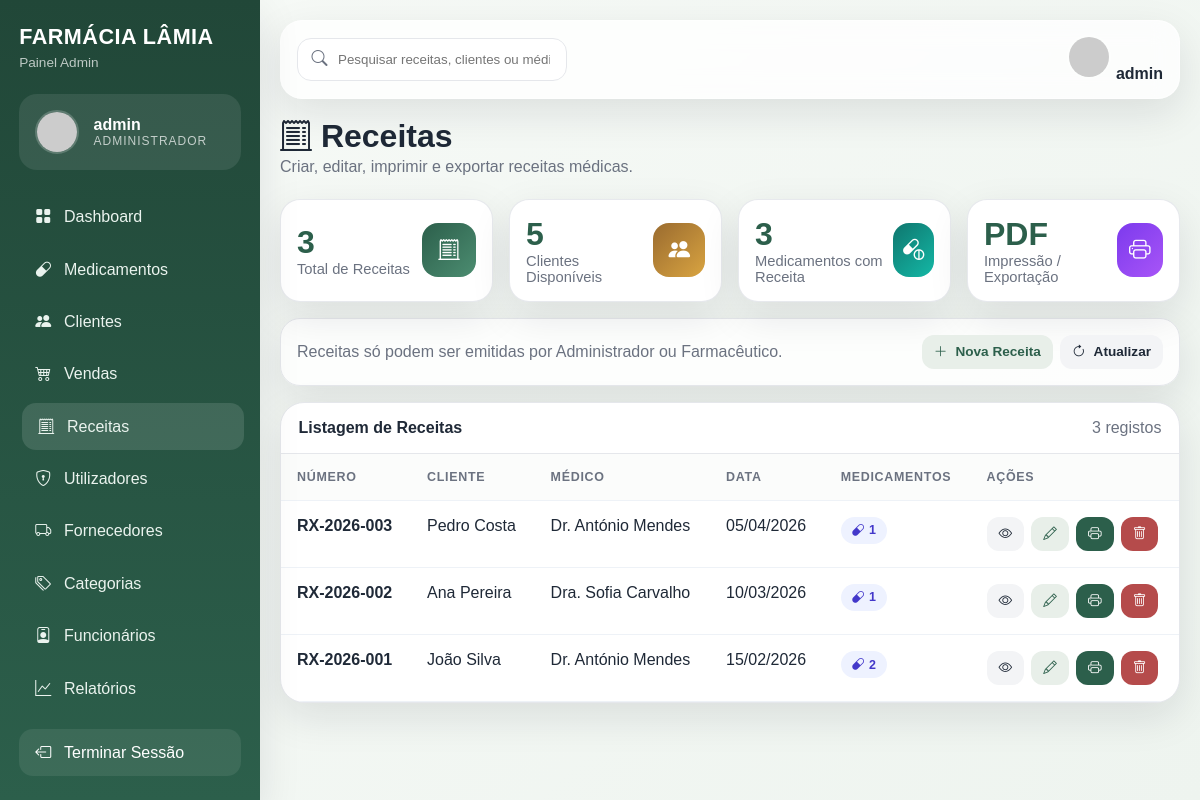
Screenshot of /VIEWS/receitas.php (signed in) with the database file from the repository.
### tables this page shows
CREATE TABLE `receita` (
  `idReceita` int NOT NULL AUTO_INCREMENT,
  `numeroReceita` varchar(50) DEFAULT NULL,
  `medico` varchar(100) DEFAULT NULL,
  `crm` varchar(50) DEFAULT NULL,
  `dataReceita` date DEFAULT NULL,
  `observacao` text,
  `idCliente` int NOT NULL,
  PRIMARY KEY (`idReceita`),
  UNIQUE KEY `numeroReceita` (`numeroReceita`),
  KEY `fk_receita_cliente` (`idCliente`),
  CONSTRAINT `fk_receita_cliente` FOREIGN KEY (`idCliente`) REFERENCES `cliente` (`idCliente`) ON DELETE CASCADE ON UPDATE CASCADE
);

CREATE TABLE `cliente` (
  `idCliente` int NOT NULL AUTO_INCREMENT,
  `nome` varchar(100) NOT NULL,
  `sexo` enum('Masculino','Feminino') DEFAULT NULL,
  `dataNascimento` date DEFAULT NULL,
  `telefone` varchar(20) DEFAULT NULL,
  `email` varchar(100) DEFAULT NULL,
  `endereco` varchar(200) DEFAULT NULL,
  PRIMARY KEY (`idCliente`),
  KEY `idx_cliente_nome` (`nome`)
);

### VIEWS/receitas.php (the view, shortened to what the rows shown need)
<?php
require_once __DIR__ . '/../CONTROLLER/ReceitaController.php';
require_once __DIR__ . '/../MODEL/DAO/ReceitaMedicamentoDAO.php';
$receitaCtrl = new ReceitaController();
$receitaMedicamentoDAO = new ReceitaMedicamentoDAO();
$receitas = $receitaCtrl->listar()['data'] ?? [];
?>
<!DOCTYPE html>
<html lang="pt">
<head>
    <link href="https://cdn.jsdelivr.net/npm/bootstrap-icons@1.11.3/font/bootstrap-icons.css" rel="stylesheet">
</head>
<body>
    <aside class="sidebar" id="sidebar">
        <div class="sidebar-logo">
            <h2>FARMÁCIA LÂMIA</h2>
        </div>
    </aside>
    <div class="main-content">
        <div class="page-content">
            <h1 class="page-title"><i class="bi bi-receipt-cutoff"></i> Receitas</h1>
            <div class="table-wrap">
                <div style="overflow:auto;">
                    <table>
                        <thead>
                            <tr>
                                <th>Número</th>
                                <th>Cliente</th>
                                <th>Médico</th>
                                <th>Data</th>
                                <th>Medicamentos</th>
                                <th>Ações</th>
                            </tr>
                        </thead>
                        <tbody id="tabelaBody">
                            <?php foreach ($receitas as $r): ?>
                                <tr data-id="<?php echo (int)$r->getIdReceita(); ?>" data-text="<?php echo strtolower(htmlspecialchars($r->getNumeroReceita() . ' ' . $r->getMedico() . ' ' . ($r->getNomeCliente() ?? ''))); ?>">
                                    <td><strong><?php echo htmlspecialchars($r->getNumeroReceita()); ?></strong></td>
                                    <td><?php echo htmlspecialchars($r->getNomeCliente() ?? ''); ?></td>
                                    <td><?php echo htmlspecialchars($r->getMedico()); ?></td>
                                    <td><?php echo date('d/m/Y', strtotime($r->getDataReceita())); ?></td>
                                    <td><span class="badge badge-soft"><i class="bi bi-capsule"></i> <?php echo (int)$receitaMedicamentoDAO->contarMedicamentosReceita((int)$r->getIdReceita()); ?></span></td>
                                    <td>
                                        <div class="actions">
                                            <button class="btn btn-light" onclick="verReceita(<?php echo (int)$r->getIdReceita(); ?>)"><i class="bi bi-eye"></i></button>
                                            <button class="btn btn-secondary" onclick="editarReceita(<?php echo (int)$r->getIdReceita(); ?>)"><i class="bi bi-pencil"></i></button>
                                            <button class="btn btn-primary" onclick="imprimirReceita(<?php echo (int)$r->getIdReceita(); ?>)"><i class="bi bi-printer"></i></button>
                                            <button class="btn btn-danger" onclick="abrirModalExclusao(<?php echo (int)$r->getIdReceita(); ?>, '<?php echo htmlspecialchars(addslashes($r->getNumeroReceita())); ?>')"><i class="bi bi-trash"></i></button>
                                        </div>
                                    </td>
                                </tr>
                            <?php endforeach; ?>
                        </tbody>
                    </table>
                </div>
            </div>
        </div>
    </div>
</body>
</html>

### rows the page displays
receita: numeroReceita "RX-2026-003", idCliente.nome "Pedro Costa", medico "Dr. António Mendes", dataReceita "05/04/2026", IdReceita "1"
receita: numeroReceita "RX-2026-002", idCliente.nome "Ana Pereira", medico "Dra. Sofia Carvalho", dataReceita "10/03/2026", IdReceita "1"
receita: numeroReceita "RX-2026-001", idCliente.nome "João Silva", medico "Dr. António Mendes", dataReceita "15/02/2026", IdReceita "2"

### other values shown
$usuario['username'] "admin"
$nivel "ADMINISTRADOR"
$totalReceitas "3"
count($clientes) "5"
count($medicamentosReceita) "3"
count($receitas) "3"
